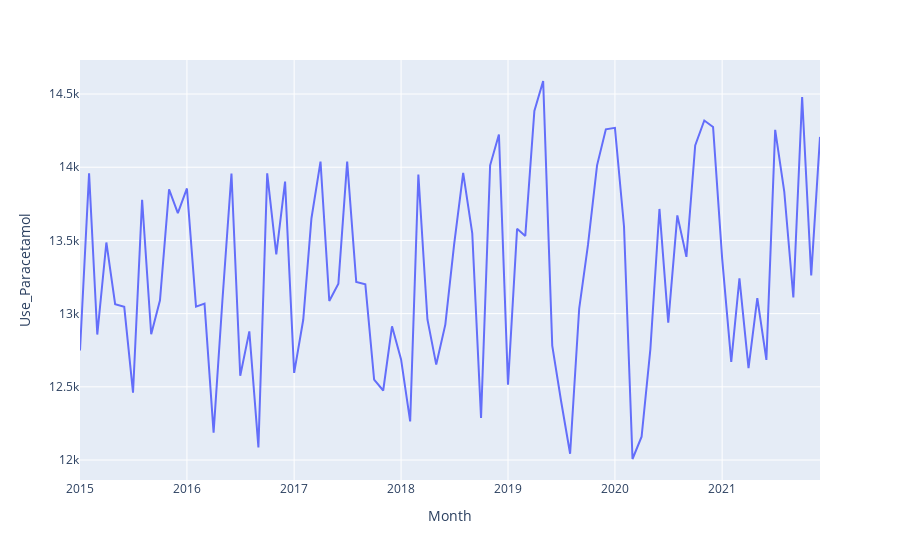
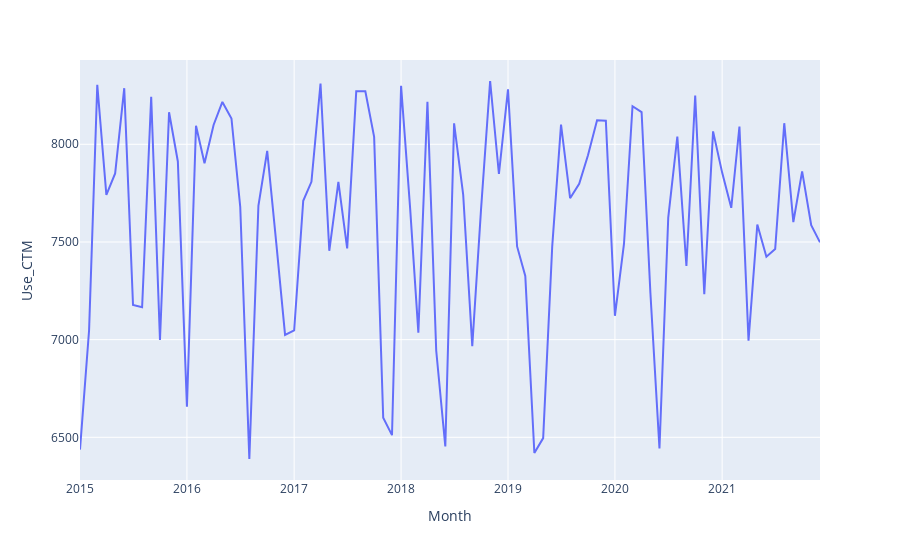
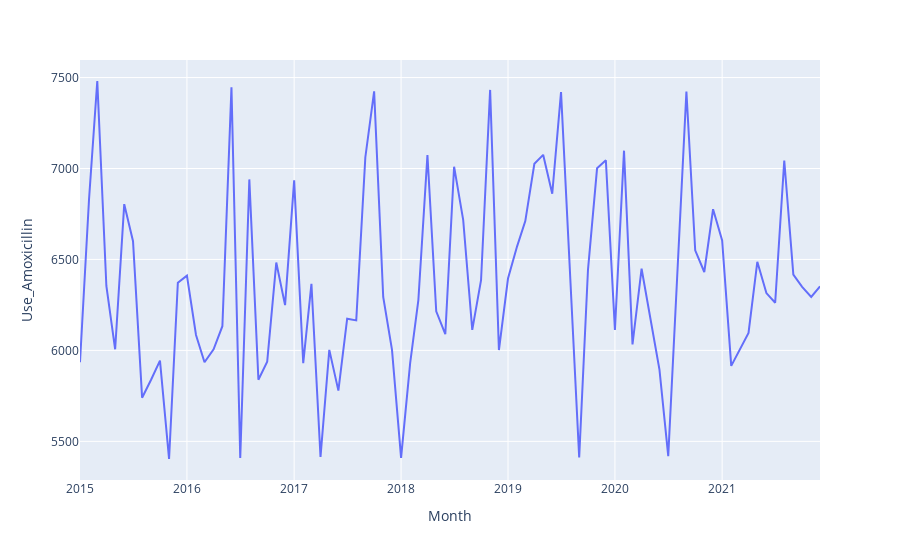
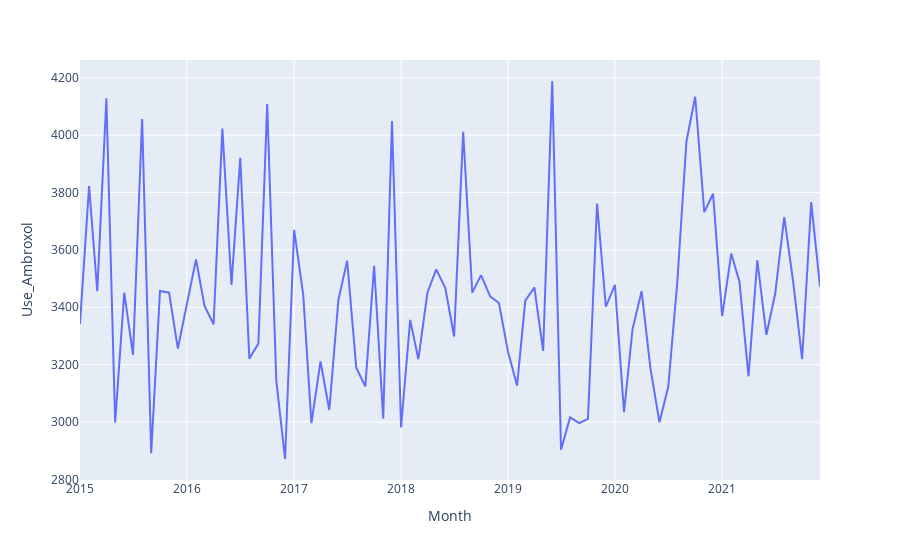

Source (notebook cell) for these figures, in order:
### Code cell
# Using plotly.express
for cols in target_cols:
    fig = px.line(df, x='Month', y=cols)
    fig.show()
